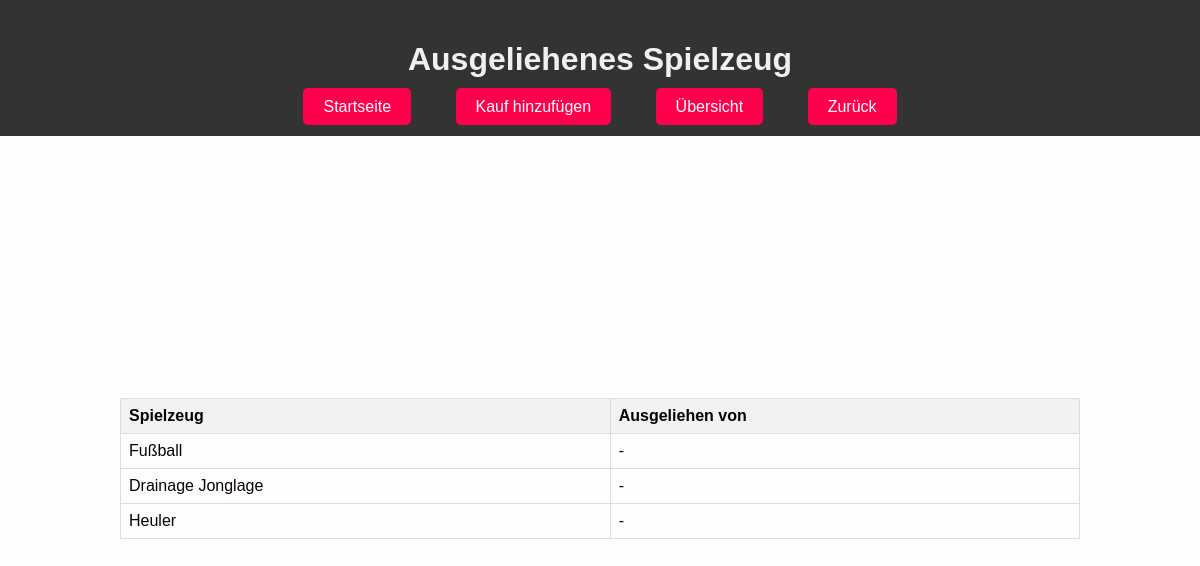
The page /ausgeliehen on the database its author committed.
### tables this page shows
CREATE TABLE Spielzeug (
        Spielzeug_ID INTEGER PRIMARY KEY AUTOINCREMENT,
        Name VARCHAR(100),
        S_Barcode VARCHAR(100),
        "Ausgeliehen" BOOLEAN DEFAULT 0
    );

### app.py (the view)
@app.route('/ausgeliehen')
def ausgeliehen():
    conn = get_db_connection()
    cursor = conn.cursor()
    query = '''
    SELECT
        Spielzeug.Name,
        Teilnehmer.Name AS Teilnehmer
    FROM
        Spielzeug
    LEFT JOIN
        Spielzeug_Ausleihe ON Spielzeug.Spielzeug_ID = Spielzeug_Ausleihe.Spielzeug_ID AND Spielzeug_Ausleihe.Rückgabedatum IS NULL
    LEFT JOIN
        Teilnehmer ON Spielzeug_Ausleihe.T_ID = Teilnehmer.T_ID
    '''
    cursor.execute(query)
    spielzeuge = cursor.fetchall()
    conn.close()
    return render_template('ausgeliehen.html', spielzeuge=spielzeuge)

### database.py (called while the page is built)
def get_db_connection():
    conn = sqlite3.connect(db_name)
    conn.row_factory = sqlite3.Row
    return conn

### templates/ausgeliehen.html (shortened to what this page needs)
<!DOCTYPE html>
<html lang="de">
<head>
    <link rel="stylesheet" href="/static/styles.css">
</head>
<body>
    <header>
        <h1 class="topic">Ausgeliehenes Spielzeug</h1>
        <nav>
            <ul>
                <li><a href="/">Startseite</a></li>
                <li><a href="/add_buy">Kauf hinzufügen</a></li>
                <li><a href="/watch">Übersicht</a></li>
                <li><a href="#" onclick="history.back();">Zurück</a></li>
            </ul>
        </nav>
    </header>
    <table>
        <tr>
            <th>Spielzeug</th>
            <th>Ausgeliehen von</th>
        </tr>
        {% for spielzeug in spielzeuge %}
        <tr>
            <td>{{ spielzeug['Name'] }}</td>
            <td>{{ spielzeug['Teilnehmer'] if spielzeug['Teilnehmer'] else '-' }}</td>
        </tr>
        {% endfor %}
    </table>
</body>
</html>

### static/styles.css (style rules this page uses)
:root { --text-color: #0a0101; --background-color: #fdfdfd; --link-color: #fff; }
.topic { color: #f0f0f0 }
body { font-family: Arial, sans-serif; background-color: var(--background-color); color: var(--text-color); margin: 0; padding: 0; display: flex; flex-direction: column; height: 100vh; justify-content: center; align-items: center; }
header { width: 100%; text-align: center; padding: 20px 0; background-color: #333; color: #fdfbfb }
nav ul { list-style: none; padding: 0; text-align: center; margin: 0; }
nav ul li { display: inline; margin-right: 20px; }
nav ul li:last-child { margin-right: 0; }
nav ul li a { text-decoration: none; padding: 10px 20px; background-color: #ff004d; color: var(--link-color); border: none; border-radius: 5px; transition: background-color 0.3s; }
a { display: column; text-align: center; margin-top: 20px; color: var(--text-color); text-decoration: none; }
h1, h2 { text-align: center; color: var(--text-color); margin-bottom: 20px; }
ul { list-style-type: none; padding: 0; margin: 0 0 20px 0; }
li { margin: 10px 0; padding: 10px; border-radius: 5px; }

### templates/ausgeliehen.html (style rules this page uses)
body { font-family: Arial, sans-serif; text-align: center; }
table { margin: auto; border-collapse: collapse; width: 80%; }
th, td { border: 1px solid #ddd; padding: 8px; text-align: left; }
th { background-color: #f2f2f2; }

### rows shown on the page
Spielzeug: Name "Fußball", spielzeug "-"
Spielzeug: Name "Drainage Jonglage", spielzeug "-"
Spielzeug: Name "Heuler", spielzeug "-"
